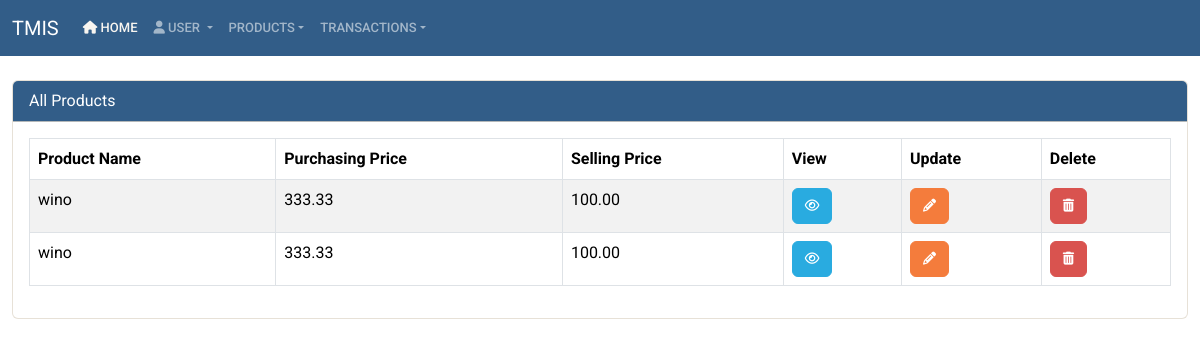
Before: /products_view/ with the older database file.
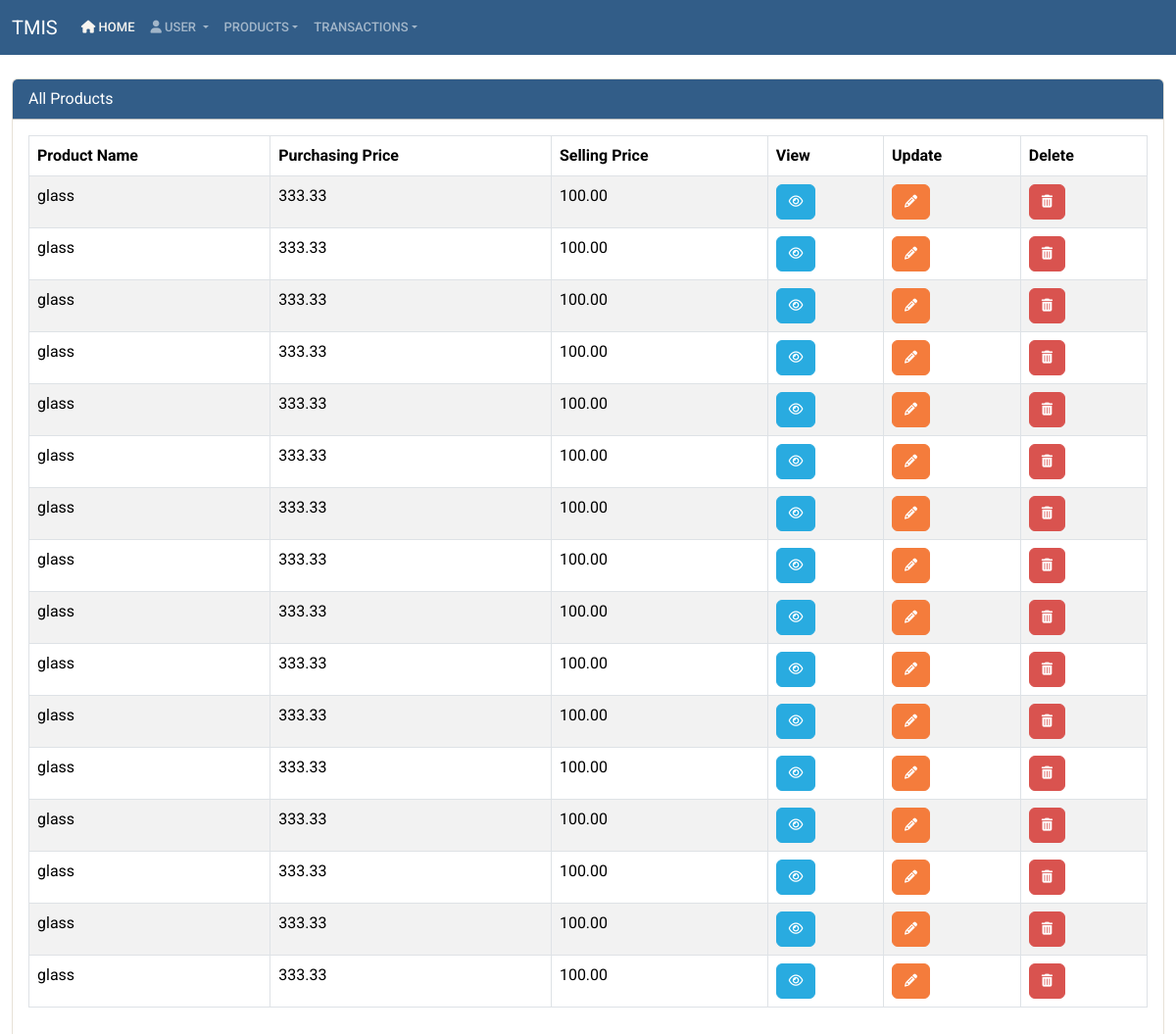
After: the same page with the newer database file.
### app/models.py (models this page shows, shortened)
class Product(models.Model):
    product_name = models.CharField(max_length=200)
    product_description = models.TextField(blank=True, null=True)
    purchasing_price = models.DecimalField(max_digits=10, decimal_places=2)
    selling_price = models.DecimalField(max_digits=10, decimal_places=2)
    tax_collection = models.ForeignKey(Tax, on_delete=models.CASCADE, default=1)
    expected_profit = models.DecimalField(max_digits=10, decimal_places=2, editable=False)
    barcode = models.CharField(max_length=100, blank=True, null=True)
    expiry_date = models.DateField(null=True, blank=True)
    category = models.ForeignKey(ProductCategory, on_delete=models.CASCADE)
    created_at = models.DateTimeField(auto_now_add=True)
    updated_at = models.DateTimeField(auto_now=True)

### app/views.py (the view)
# urls.py: path('products_view/', views.product_list_view, name='product_list_view'),
def product_list_view(request):
    products = Product.objects.all()
    return render(request, 'product_list_view.html', {'products': products})

### app/templates/product_list_view.html (shortened to what this page needs)
{% extends 'base.html' %}
{% load crispy_forms_tags %}
{% block content %}
<div class="card">
    <div class="card-header bg-primary text-white"> All Products</div>
    <div class="card-body">
<div class="table-responsive">
<table class="table table-striped "id="productTable">
    <thead>
        <tr>
            <th>Product Name</th>
            <th>Purchasing Price</th>
            <th>Selling Price</th>
            <th>View</th>
            <th>Update</th>
            <th>Delete</th>
        </tr>
    </thead>
    <tbody>
        {% for product in products %}
            <tr>
                <td>{{ product.product_name }}</td>
                <td>{{ product.purchasing_price }}</td>
                <td>{{ product.selling_price }}</td>
                <td>
                    <button class="btn btn-info" onclick="viewProduct({{ product.id }})">
                        <i class="fa fa-eye"></i>
                    </button>
                </td>
                <td>
                    <button class="btn btn-warning" onclick="updateProduct({{ product.id }})">
                        <i class="fa fa-pencil-alt"></i>
                    </button>
                </td>
                <td>
                    <button class="btn btn-danger" onclick="deleteProduct({{ product.id }})">
                        <i class="fa fa-trash"></i>
                    </button>
                </td>
            </tr>
        {% endfor %}
    </tbody>
</table>
{% endblock %}

Changed rows visible on the page:
removed Product: product_name "wino", purchasing_price "333.33", selling_price "100.00"
removed Product: product_name "wino", purchasing_price "333.33", selling_price "100.00"
added Product: product_name "glass", purchasing_price "333.33", selling_price "100.00"
added Product: product_name "glass", purchasing_price "333.33", selling_price "100.00"
added Product: product_name "glass", purchasing_price "333.33", selling_price "100.00"
added Product: product_name "glass", purchasing_price "333.33", selling_price "100.00"
added Product: product_name "glass", purchasing_price "333.33", selling_price "100.00"
added Product: product_name "glass", purchasing_price "333.33", selling_price "100.00"
added Product: product_name "glass", purchasing_price "333.33", selling_price "100.00"
added Product: product_name "glass", purchasing_price "333.33", selling_price "100.00"
added Product: product_name "glass", purchasing_price "333.33", selling_price "100.00"
added Product: product_name "glass", purchasing_price "333.33", selling_price "100.00"
added Product: product_name "glass", purchasing_price "333.33", selling_price "100.00"
added Product: product_name "glass", purchasing_price "333.33", selling_price "100.00"
added Product: product_name "glass", purchasing_price "333.33", selling_price "100.00"
added Product: product_name "glass", purchasing_price "333.33", selling_price "100.00"
added Product: product_name "glass", purchasing_price "333.33", selling_price "100.00"
added Product: product_name "glass", purchasing_price "333.33", selling_price "100.00"
